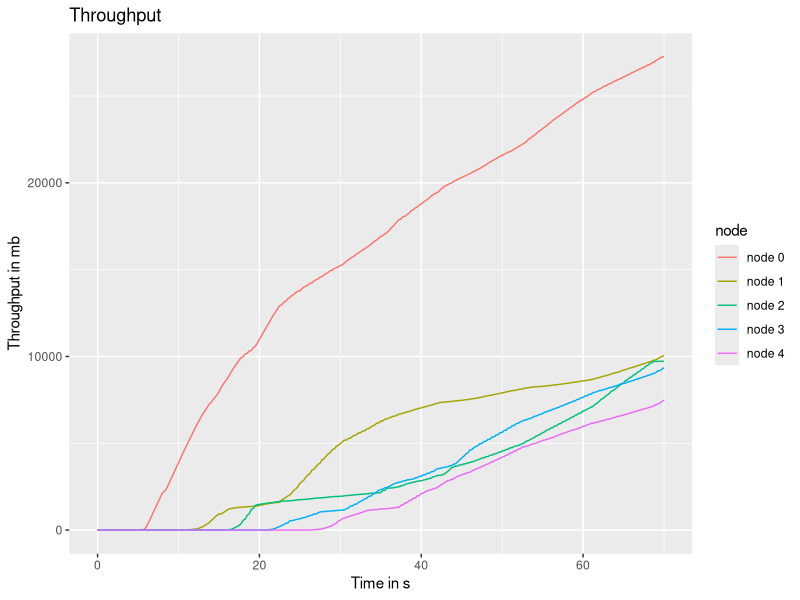

The R source for this figure:
library(ggplot2)

pdf(file="ReNe_SoSe_2013_PA2a_943147_throughput.pdf", onefile=TRUE, pagecentre=TRUE, width=30, height=15)

file <- read.csv(file="./ReNe_SoSe_2013_PA2a_943147_throughput.csv", head=TRUE, sep=",")

print(
    qplot(time,bytes,data=file,geom="line",color=node, xlab="Time in s", ylab="Throughput in mb", main="Throughput")

)
